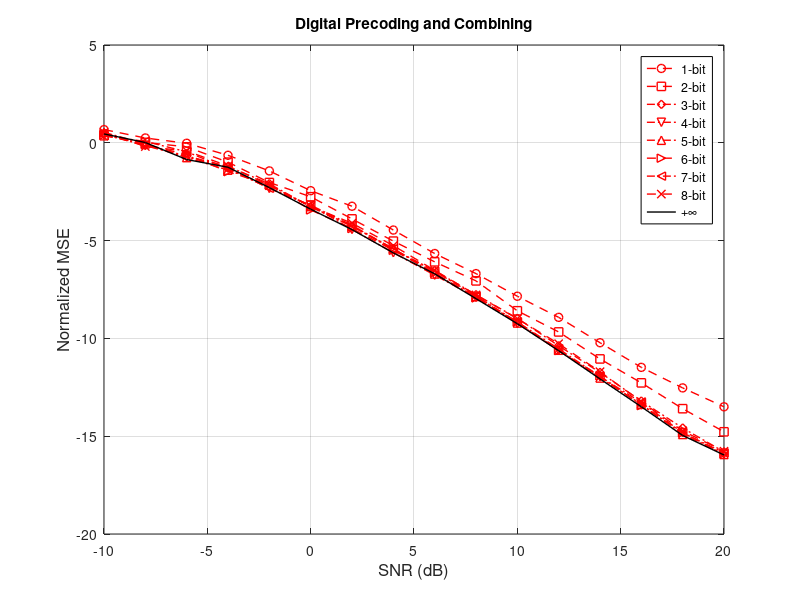
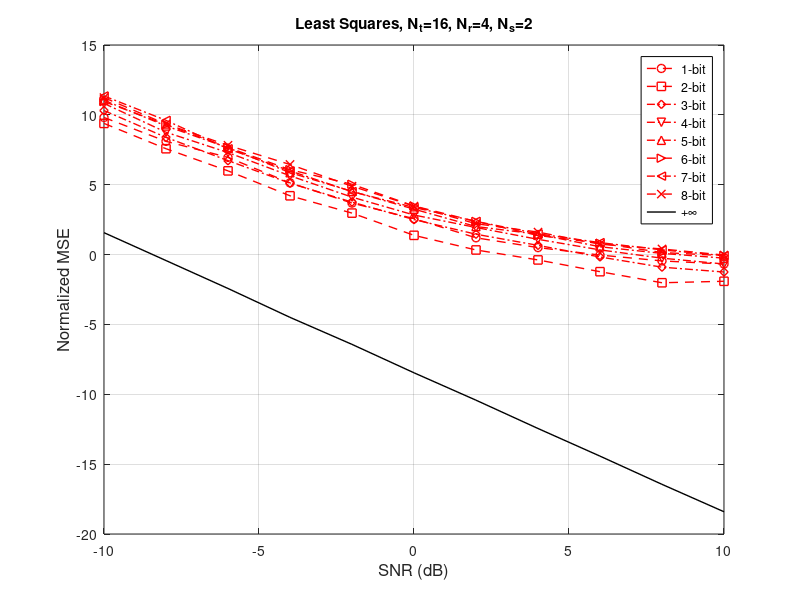

Here is the MATLAB script that generated these plots, in order:
clc;
clear;
close all;
%CREATEFIGURE(X1, YMATRIX1)
%  X1:  vector of x data
%  YMATRIX1:  matrix of y data

%  Auto-generated by MATLAB on 15-Jun-2015 14:42:18

% Create figure
figure1 = figure;

X1 = -10:2:20;
YMatrix1 = [
    0.676319171	0.361868821	0.449712954	0.428001134	0.535171933	0.397435329	0.356645759	0.526778782	0.453933055
0.246074073	0.020249624	-0.108252166	-0.144167752	-0.055062975	-0.084898007	0.070086508	-0.190805589	0.013695709
-0.024416411	-0.208321775	-0.678892612	-0.715876181	-0.754482291	-0.599989194	-0.459695462	-0.418339362	-0.855852787
-0.638592961	-0.990011423	-1.211982729	-1.290841953	-1.395925944	-1.477459289	-1.321348032	-1.184261518	-1.249171743
-1.437722553	-2.030211191	-2.093515784	-2.330225952	-2.168731641	-2.155128967	-2.326357954	-2.166444514	-2.28999855
-2.447411097	-2.758399877	-3.280935524	-3.194515706	-3.258433811	-3.433334368	-3.191804959	-3.249093017	-3.393608117
-3.242934815	-3.890875905	-4.256667343	-4.427631022	-4.26797459	-4.380973079	-4.213797163	-4.112023258	-4.43751917
-4.46023504	-5.026096555	-5.464748397	-5.619110878	-5.40320469	-5.496541131	-5.431946644	-5.257465783	-5.626431495
-5.6601962	-6.085774622	-6.539142731	-6.766329548	-6.706341841	-6.646658096	-6.573193268	-6.519263978	-6.698478761
-6.686846929	-7.059590944	-7.7663843	-7.903993268	-7.852839106	-7.931400687	-7.827251112	-7.775763192	-7.968167278
-7.844325612	-8.588284781	-8.974897755	-9.233275584	-9.210831523	-9.153907714	-9.159569404	-8.994843497	-9.249086461
-8.924043196	-9.669679503	-10.37630187	-10.61426897	-10.60199174	-10.62413672	-10.53376218	-10.2715776	-10.62848137
-10.22065501	-11.04943341	-11.74188099	-11.96297712	-12.02360769	-11.91499331	-11.95115175	-11.70296629	-12.07143345
-11.48095999	-12.2730487	-13.20418457	-13.40576593	-13.36506894	-13.43936849	-13.27262876	-13.23573682	-13.49550633
-12.53018393	-13.59337845	-14.58181443	-14.81925819	-14.91060396	-14.82981708	-14.82585929	-14.72979264	-14.96289367
-13.4965784	-14.77530938	-15.79964061	-15.91819696	-15.93328107	-15.89498053	-15.84754115	-15.77084117	-15.96093942
];

% Create axes
axes1 = axes('Parent',figure1);
box(axes1,'on');
grid(axes1,'on');
hold(axes1,'on');

% Create multiple lines using matrix input to plot
plot1 = plot(X1,YMatrix1,'LineWidth',1,'Color',[1 0 0],'Parent',axes1);
set(plot1(1),'DisplayName','1-bit','Marker','o','LineStyle','--');
set(plot1(2),'DisplayName','2-bit','Marker','square','LineStyle','--');
set(plot1(3),'DisplayName','3-bit','Marker','diamond','LineStyle','-.');
set(plot1(4),'DisplayName','4-bit','Marker','v','LineStyle','-.');
set(plot1(5),'DisplayName','5-bit','Marker','^','LineStyle','-.');
set(plot1(6),'DisplayName','6-bit','Marker','>','LineStyle','--');
set(plot1(7),'DisplayName','7-bit','Marker','<','LineStyle','-.');
set(plot1(8),'DisplayName','8-bit','Marker','x','LineStyle','--');
set(plot1(9),'DisplayName','+\infty','Color',[0 0 0]);

% Create xlabel
xlabel('SNR (dB)','Margin',2,'FontSize',12);

% Create ylabel
ylabel('Normalized MSE','Margin',2,'FontSize',12);
title('Digital Precoding and Combining')
% Create legend
legend1 = legend(axes1,'show');
set(legend1,'EdgeColor',[0 0 0],'Location','best');


%CREATEFIGURE(X1, YMATRIX1)
%  X1:  vector of x data
%  YMATRIX1:  matrix of y data

%  Auto-generated by MATLAB on 15-Jun-2015 14:42:18

% Create figure
figure1 = figure;

X1 = -10:2:10;
YMatrix1 = [
9.812340938	9.387394719	10.30752148	10.81703243	11.04632441	10.95426188	11.35193213	11.23278299	1.567639493
8.105091178	7.57665756	8.388222023	8.756477136	9.206811528	9.30232513	9.606222068	9.339878167	-0.427891423
6.955760753	5.990852792	6.724985856	7.301535074	7.647856739	7.666223437	7.572066376	7.817338303	-2.427020059
5.130180002	4.207944386	5.109519633	5.64038186	5.864712203	6.074141223	5.989965936	6.446723869	-4.493467152
3.686382935	2.968989236	3.754703991	4.111339821	4.523708743	5.03090119	4.50759053	4.891840635	-6.427803539
2.569220105	1.377026799	2.50526573	2.831685752	3.252499907	3.478267925	3.371717672	3.470252501	-8.461690341
1.200741389	0.330642439	1.455521547	1.938853327	2.006613989	2.371172967	2.377611131	2.209016768	-10.42228258
0.500076417	-0.383528615	0.658963148	1.08996536	1.455184463	1.368034885	1.487949812	1.609553317	-12.44825834
-0.035472249	-1.224871815	-0.172339219	0.336179725	0.559140986	0.816294261	0.856405126	0.742821177	-14.42583839
-0.45336191	-2.017590408	-0.902336923	-0.25716919	0.084789713	0.146501483	0.335071402	0.401942727	-16.44595715
-0.678208927	-1.91087954	-1.248387304	-0.674592197	-0.254539911	-0.074907932	-0.079173531	-0.035222083	-18.40769947
];

% Create axes
axes1 = axes('Parent',figure1);
box(axes1,'on');
grid(axes1,'on');
hold(axes1,'on');

% Create multiple lines using matrix input to plot
plot1 = plot(X1,YMatrix1,'LineWidth',1,'Color',[1 0 0],'Parent',axes1);
set(plot1(1),'DisplayName','1-bit','Marker','o','LineStyle','--');
set(plot1(2),'DisplayName','2-bit','Marker','square','LineStyle','--');
set(plot1(3),'DisplayName','3-bit','Marker','diamond','LineStyle','-.');
set(plot1(4),'DisplayName','4-bit','Marker','v','LineStyle','-.');
set(plot1(5),'DisplayName','5-bit','Marker','^','LineStyle','-.');
set(plot1(6),'DisplayName','6-bit','Marker','>','LineStyle','--');
set(plot1(7),'DisplayName','7-bit','Marker','<','LineStyle','-.');
set(plot1(8),'DisplayName','8-bit','Marker','x','LineStyle','--');
set(plot1(9),'DisplayName','+\infty','Color',[0 0 0]);

% Create xlabel
xlabel('SNR (dB)','Margin',2,'FontSize',12);

% Create ylabel
ylabel('Normalized MSE','Margin',2,'FontSize',12);
% title('Hybrid Precoding, N_t=16, N_r=4, N_s=2');
title('Least Squares, N_t=16, N_r=4, N_s=2')

% Create legend
legend1 = legend(axes1,'show');
set(legend1,'EdgeColor',[0 0 0],'Location','best');

